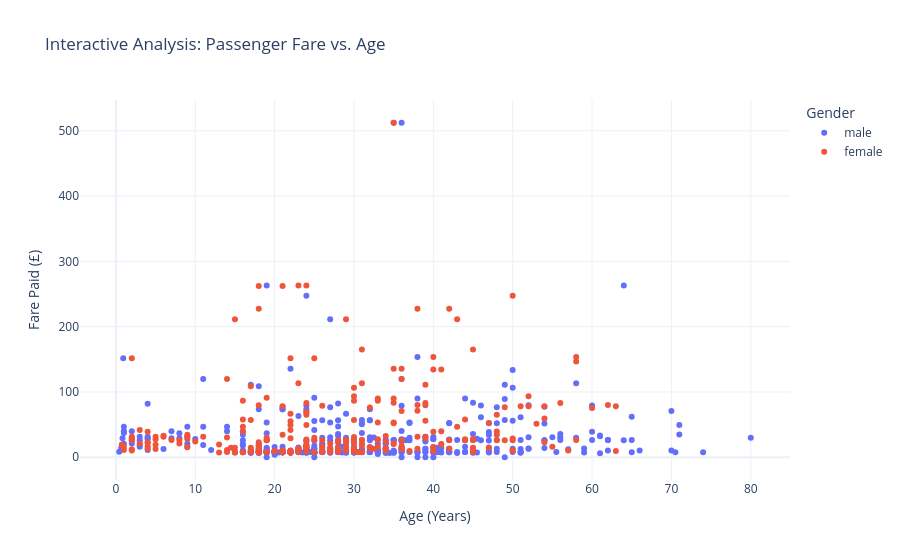

Here is the notebook cell this chart was saved with:
### Code cell
fig1 = px.scatter(
    df, 
    x='age', 
    y='fare', 
    color='sex',  
    hover_data=['pclass', 'alive'],  
    labels={'age': 'Age (Years)', 'fare': 'Fare Paid (£)', 'sex': 'Gender', 'pclass': 'Class', 'alive': 'Survived?'},
    title='Interactive Analysis: Passenger Fare vs. Age'
)

fig1.update_layout(template='plotly_white')

fig1.write_html("titanic_scatter_fare_age.html")
fig1.show()

### Figure 1 — Plotly figure (JSON) as saved in the notebook; plotly's stock layout.template omitted (floating-point values rounded to 4 significant figures; data arrays with more than 128 entries replaced by an {"elided": "..."} marker saying what was removed)
{"data": [{"customdata": {"elided": "577x2 mixed values"}, "hovertemplate": "Gender=male<br>Age (Years)=%{x}<br>Fare Paid (£)=%{y}<br>Class=%{customdata[0]}<br>Survived?=%{customdata[1]}<extra></extra>", "legendgroup": "male", "marker": {"color": "#636efa", "symbol": "circle"}, "mode": "markers", "name": "male", "orientation": "v", "showlegend": true, "type": "scatter", "x": {"elided": "577 float values"}, "xaxis": "x", "y": {"elided": "577 float values"}, "yaxis": "y"}, {"customdata": {"elided": "314x2 mixed values"}, "hovertemplate": "Gender=female<br>Age (Years)=%{x}<br>Fare Paid (£)=%{y}<br>Class=%{customdata[0]}<br>Survived?=%{customdata[1]}<extra></extra>", "legendgroup": "female", "marker": {"color": "#EF553B", "symbol": "circle"}, "mode": "markers", "name": "female", "orientation": "v", "showlegend": true, "type": "scatter", "x": {"elided": "314 float values"}, "xaxis": "x", "y": {"elided": "314 float values"}, "yaxis": "y"}], "layout": {"legend": {"title": {"text": "Gender"}, "tracegroupgap": 0}, "title": {"text": "Interactive Analysis: Passenger Fare vs. Age"}, "xaxis": {"anchor": "y", "domain": [0, 1], "title": {"text": "Age (Years)"}}, "yaxis": {"anchor": "x", "domain": [0, 1], "title": {"text": "Fare Paid (£)"}}}}
